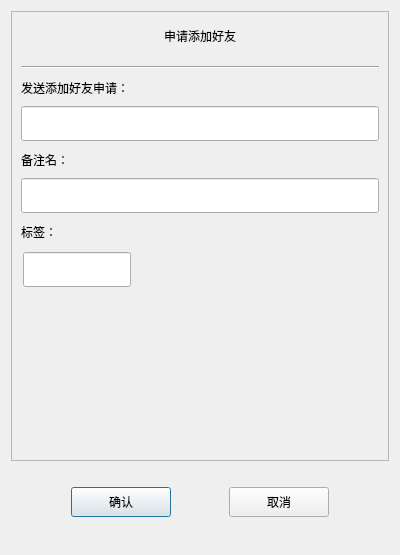
<?xml version="1.0" encoding="UTF-8"?>
<ui version="4.0">
 <class>AuthenFriend</class>
 <widget class="QDialog" name="AuthenFriend">
  <property name="geometry">
   <rect>
    <x>0</x>
    <y>0</y>
    <width>400</width>
    <height>555</height>
   </rect>
  </property>
  <property name="windowTitle">
   <string>Dialog</string>
  </property>
  <layout class="QVBoxLayout" name="verticalLayout">
   <item>
    <widget class="QScrollArea" name="scrollArea">
     <property name="minimumSize">
      <size>
       <width>0</width>
       <height>450</height>
      </size>
     </property>
     <property name="widgetResizable">
      <bool>true</bool>
     </property>
     <widget class="QWidget" name="scrollcontent">
      <property name="geometry">
       <rect>
        <x>0</x>
        <y>0</y>
        <width>386</width>
        <height>448</height>
       </rect>
      </property>
      <layout class="QVBoxLayout" name="verticalLayout_2">
       <property name="spacing">
        <number>9</number>
       </property>
       <property name="leftMargin">
        <number>0</number>
       </property>
       <property name="topMargin">
        <number>11</number>
       </property>
       <property name="rightMargin">
        <number>0</number>
       </property>
       <property name="bottomMargin">
        <number>11</number>
       </property>
       <item>
        <widget class="QLabel" name="apply_lb">
         <property name="minimumSize">
          <size>
           <width>0</width>
           <height>25</height>
          </size>
         </property>
         <property name="maximumSize">
          <size>
           <width>16777215</width>
           <height>25</height>
          </size>
         </property>
         <property name="text">
          <string>申请添加好友</string>
         </property>
         <property name="alignment">
          <set>Qt::AlignmentFlag::AlignCenter</set>
         </property>
        </widget>
       </item>
       <item>
        <widget class="QWidget" name="apply_wid" native="true">
         <layout class="QVBoxLayout" name="verticalLayout_3">
          <item>
           <widget class="Line" name="line">
            <property name="orientation">
             <enum>Qt::Orientation::Horizontal</enum>
            </property>
           </widget>
          </item>
          <item>
           <widget class="QLabel" name="label">
            <property name="minimumSize">
             <size>
              <width>0</width>
              <height>25</height>
             </size>
            </property>
            <property name="maximumSize">
             <size>
              <width>16777215</width>
              <height>25</height>
             </size>
            </property>
            <property name="text">
             <string>发送添加好友申请：</string>
            </property>
           </widget>
          </item>
          <item>
           <widget class="GDCustomizeEdit" name="name_ed">
            <property name="minimumSize">
             <size>
              <width>0</width>
              <height>35</height>
             </size>
            </property>
            <property name="maximumSize">
             <size>
              <width>16777215</width>
              <height>35</height>
             </size>
            </property>
           </widget>
          </item>
          <item>
           <widget class="QLabel" name="label_2">
            <property name="minimumSize">
             <size>
              <width>0</width>
              <height>25</height>
             </size>
            </property>
            <property name="maximumSize">
             <size>
              <width>16777215</width>
              <height>25</height>
             </size>
            </property>
            <property name="text">
             <string>备注名：</string>
            </property>
           </widget>
          </item>
          <item>
           <widget class="GDCustomizeEdit" name="back_ed">
            <property name="minimumSize">
             <size>
              <width>0</width>
              <height>35</height>
             </size>
            </property>
            <property name="maximumSize">
             <size>
              <width>16777215</width>
              <height>35</height>
             </size>
            </property>
           </widget>
          </item>
          <item>
           <widget class="QLabel" name="label_3">
            <property name="minimumSize">
             <size>
              <width>0</width>
              <height>25</height>
             </size>
            </property>
            <property name="maximumSize">
             <size>
              <width>16777215</width>
              <height>25</height>
             </size>
            </property>
            <property name="text">
             <string>标签：</string>
            </property>
           </widget>
          </item>
          <item>
           <widget class="QWidget" name="label_group_wid" native="true">
            <property name="minimumSize">
             <size>
              <width>0</width>
              <height>50</height>
             </size>
            </property>
            <layout class="QVBoxLayout" name="verticalLayout_4">
             <property name="spacing">
              <number>0</number>
             </property>
             <property name="leftMargin">
              <number>0</number>
             </property>
             <property name="topMargin">
              <number>0</number>
             </property>
             <property name="rightMargin">
              <number>0</number>
             </property>
             <property name="bottomMargin">
              <number>0</number>
             </property>
             <item>
              <widget class="QWidget" name="gridWidget" native="true">
               <property name="minimumSize">
                <size>
                 <width>0</width>
                 <height>40</height>
                </size>
               </property>
               <property name="maximumSize">
                <size>
                 <width>16777215</width>
                 <height>40</height>
                </size>
               </property>
               <widget class="GDCustomizeEdit" name="lb_ed">
                <property name="geometry">
                 <rect>
                  <x>2</x>
                  <y>2</y>
                  <width>108</width>
                  <height>35</height>
                 </rect>
                </property>
                <property name="maximumSize">
                 <size>
                  <width>16777215</width>
                  <height>35</height>
                 </size>
                </property>
               </widget>
              </widget>
             </item>
             <item>
              <widget class="FriendLabel" name="input_tip_wid" native="true">
               <property name="minimumSize">
                <size>
                 <width>0</width>
                 <height>50</height>
                </size>
               </property>
               <property name="maximumSize">
                <size>
                 <width>16777215</width>
                 <height>50</height>
                </size>
               </property>
               <layout class="QVBoxLayout" name="verticalLayout_5">
                <property name="spacing">
                 <number>0</number>
                </property>
                <property name="leftMargin">
                 <number>0</number>
                </property>
                <property name="topMargin">
                 <number>0</number>
                </property>
                <property name="rightMargin">
                 <number>0</number>
                </property>
                <property name="bottomMargin">
                 <number>0</number>
                </property>
                <item>
                 <widget class="ClickedOnceLabel" name="tip_lb">
                  <property name="text">
                   <string/>
                  </property>
                 </widget>
                </item>
               </layout>
              </widget>
             </item>
            </layout>
           </widget>
          </item>
          <item>
           <widget class="QWidget" name="widget" native="true">
            <property name="minimumSize">
             <size>
              <width>0</width>
              <height>60</height>
             </size>
            </property>
            <layout class="QHBoxLayout" name="horizontalLayout_2">
             <property name="spacing">
              <number>7</number>
             </property>
             <property name="leftMargin">
              <number>0</number>
             </property>
             <property name="topMargin">
              <number>0</number>
             </property>
             <property name="rightMargin">
              <number>0</number>
             </property>
             <property name="bottomMargin">
              <number>0</number>
             </property>
             <item>
              <widget class="QWidget" name="lb_list" native="true">
               <property name="minimumSize">
                <size>
                 <width>287</width>
                 <height>50</height>
                </size>
               </property>
               <property name="maximumSize">
                <size>
                 <width>287</width>
                 <height>16777215</height>
                </size>
               </property>
              </widget>
             </item>
             <item>
              <widget class="QWidget" name="more_lb_wid" native="true">
               <property name="minimumSize">
                <size>
                 <width>30</width>
                 <height>0</height>
                </size>
               </property>
               <property name="maximumSize">
                <size>
                 <width>30</width>
                 <height>16777215</height>
                </size>
               </property>
               <layout class="QVBoxLayout" name="verticalLayout_6">
                <item>
                 <spacer name="verticalSpacer_3">
                  <property name="orientation">
                   <enum>Qt::Orientation::Vertical</enum>
                  </property>
                  <property name="sizeHint" stdset="0">
                   <size>
                    <width>20</width>
                    <height>40</height>
                   </size>
                  </property>
                 </spacer>
                </item>
                <item>
                 <widget class="ClickedOnceLabel" name="more_lb">
                  <property name="minimumSize">
                   <size>
                    <width>25</width>
                    <height>25</height>
                   </size>
                  </property>
                  <property name="maximumSize">
                   <size>
                    <width>25</width>
                    <height>25</height>
                   </size>
                  </property>
                  <property name="text">
                   <string/>
                  </property>
                 </widget>
                </item>
                <item>
                 <spacer name="verticalSpacer_4">
                  <property name="orientation">
                   <enum>Qt::Orientation::Vertical</enum>
                  </property>
                  <property name="sizeHint" stdset="0">
                   <size>
                    <width>20</width>
                    <height>40</height>
                   </size>
                  </property>
                 </spacer>
                </item>
               </layout>
              </widget>
             </item>
            </layout>
           </widget>
          </item>
         </layout>
        </widget>
       </item>
      </layout>
     </widget>
    </widget>
   </item>
   <item>
    <spacer name="verticalSpacer_2">
     <property name="orientation">
      <enum>Qt::Orientation::Vertical</enum>
     </property>
     <property name="sizeType">
      <enum>QSizePolicy::Policy::Fixed</enum>
     </property>
     <property name="sizeHint" stdset="0">
      <size>
       <width>20</width>
       <height>10</height>
      </size>
     </property>
    </spacer>
   </item>
   <item>
    <widget class="QWidget" name="apply_sure_wid" native="true">
     <property name="minimumSize">
      <size>
       <width>0</width>
       <height>50</height>
      </size>
     </property>
     <layout class="QHBoxLayout" name="horizontalLayout">
      <item>
       <spacer name="horizontalSpacer">
        <property name="orientation">
         <enum>Qt::Orientation::Horizontal</enum>
        </property>
        <property name="sizeHint" stdset="0">
         <size>
          <width>40</width>
          <height>20</height>
         </size>
        </property>
       </spacer>
      </item>
      <item>
       <widget class="GDClickedBtn" name="sure_btn">
        <property name="minimumSize">
         <size>
          <width>100</width>
          <height>30</height>
         </size>
        </property>
        <property name="maximumSize">
         <size>
          <width>100</width>
          <height>30</height>
         </size>
        </property>
        <property name="text">
         <string>确认</string>
        </property>
       </widget>
      </item>
      <item>
       <spacer name="horizontalSpacer_3">
        <property name="orientation">
         <enum>Qt::Orientation::Horizontal</enum>
        </property>
        <property name="sizeHint" stdset="0">
         <size>
          <width>40</width>
          <height>20</height>
         </size>
        </property>
       </spacer>
      </item>
      <item>
       <widget class="GDClickedBtn" name="cancel_btn">
        <property name="minimumSize">
         <size>
          <width>100</width>
          <height>30</height>
         </size>
        </property>
        <property name="maximumSize">
         <size>
          <width>100</width>
          <height>30</height>
         </size>
        </property>
        <property name="text">
         <string>取消</string>
        </property>
       </widget>
      </item>
      <item>
       <spacer name="horizontalSpacer_2">
        <property name="orientation">
         <enum>Qt::Orientation::Horizontal</enum>
        </property>
        <property name="sizeHint" stdset="0">
         <size>
          <width>40</width>
          <height>20</height>
         </size>
        </property>
       </spacer>
      </item>
     </layout>
    </widget>
   </item>
   <item>
    <spacer name="verticalSpacer">
     <property name="orientation">
      <enum>Qt::Orientation::Vertical</enum>
     </property>
     <property name="sizeHint" stdset="0">
      <size>
       <width>20</width>
       <height>15</height>
      </size>
     </property>
    </spacer>
   </item>
  </layout>
 </widget>
 <customwidgets>
  <customwidget>
   <class>GDClickedBtn</class>
   <extends>QPushButton</extends>
   <header location="global">gdclickedbtn.h</header>
  </customwidget>
  <customwidget>
   <class>GDCustomizeEdit</class>
   <extends>QLineEdit</extends>
   <header location="global">gdcustomizeedit.h</header>
  </customwidget>
  <customwidget>
   <class>ClickedOnceLabel</class>
   <extends>QLabel</extends>
   <header>clickedoncelabel.h</header>
  </customwidget>
  <customwidget>
   <class>FriendLabel</class>
   <extends>QWidget</extends>
   <header>friendlabel.h</header>
   <container>1</container>
  </customwidget>
 </customwidgets>
 <resources/>
 <connections/>
</ui>
